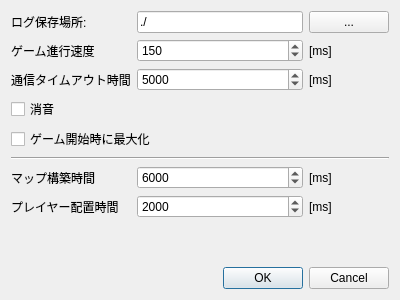
<?xml version="1.0" encoding="UTF-8"?>
<ui version="4.0">
 <class>SettingDialog</class>
 <widget class="QDialog" name="SettingDialog">
  <property name="geometry">
   <rect>
    <x>0</x>
    <y>0</y>
    <width>400</width>
    <height>300</height>
   </rect>
  </property>
  <property name="windowTitle">
   <string>Dialog</string>
  </property>
  <layout class="QVBoxLayout" name="verticalLayout">
   <item>
    <layout class="QGridLayout" name="gridLayout">
     <item row="3" column="0" colspan="3">
      <widget class="QCheckBox" name="SilentCheck">
       <property name="whatsThis">
        <string>チェックを入れた場合、BGMは鳴りません。</string>
       </property>
       <property name="text">
        <string>消音</string>
       </property>
      </widget>
     </item>
     <item row="6" column="2">
      <widget class="QLabel" name="label_7">
       <property name="text">
        <string>[ms]</string>
       </property>
      </widget>
     </item>
     <item row="1" column="1">
      <widget class="QSpinBox" name="Gamespeed">
       <property name="whatsThis">
        <string>ゲームの進行速度です。</string>
       </property>
       <property name="minimum">
        <number>1</number>
       </property>
       <property name="maximum">
        <number>10000</number>
       </property>
       <property name="singleStep">
        <number>10</number>
       </property>
       <property name="value">
        <number>150</number>
       </property>
      </widget>
     </item>
     <item row="4" column="0" colspan="3">
      <widget class="QCheckBox" name="MaximumCheck">
       <property name="whatsThis">
        <string>ゲーム開始時にウィンドウを最大化した状態で始めるかを設定できます。</string>
       </property>
       <property name="text">
        <string>ゲーム開始時に最大化</string>
       </property>
      </widget>
     </item>
     <item row="0" column="1">
      <widget class="QLineEdit" name="Log">
       <property name="whatsThis">
        <string>ログの保存場所のパスを設定します。</string>
       </property>
       <property name="text">
        <string>./</string>
       </property>
      </widget>
     </item>
     <item row="6" column="1">
      <widget class="QSpinBox" name="AnimeMapTime">
       <property name="minimum">
        <number>100</number>
       </property>
       <property name="maximum">
        <number>1000000000</number>
       </property>
       <property name="singleStep">
        <number>10</number>
       </property>
       <property name="value">
        <number>6000</number>
       </property>
      </widget>
     </item>
     <item row="2" column="1">
      <widget class="QSpinBox" name="Timeout">
       <property name="enabled">
        <bool>true</bool>
       </property>
       <property name="whatsThis">
        <string>&lt;html&gt;&lt;head/&gt;&lt;body&gt;&lt;p&gt;ゲーム中、通信対象が切断したとみなすまでの待機時間です。&lt;/p&gt;&lt;/body&gt;&lt;/html&gt;</string>
       </property>
       <property name="wrapping">
        <bool>false</bool>
       </property>
       <property name="minimum">
        <number>100</number>
       </property>
       <property name="maximum">
        <number>1000000000</number>
       </property>
       <property name="singleStep">
        <number>10</number>
       </property>
       <property name="value">
        <number>5000</number>
       </property>
      </widget>
     </item>
     <item row="2" column="2">
      <widget class="QLabel" name="label_5">
       <property name="text">
        <string>[ms]</string>
       </property>
      </widget>
     </item>
     <item row="6" column="0">
      <widget class="QLabel" name="label_6">
       <property name="text">
        <string>マップ構築時間</string>
       </property>
      </widget>
     </item>
     <item row="1" column="2">
      <widget class="QLabel" name="label_4">
       <property name="text">
        <string>[ms]</string>
       </property>
      </widget>
     </item>
     <item row="8" column="0" colspan="3">
      <spacer name="verticalSpacer">
       <property name="orientation">
        <enum>Qt::Orientation::Vertical</enum>
       </property>
       <property name="sizeHint" stdset="0">
        <size>
         <width>20</width>
         <height>40</height>
        </size>
       </property>
      </spacer>
     </item>
     <item row="0" column="0">
      <widget class="QLabel" name="label">
       <property name="text">
        <string>ログ保存場所:</string>
       </property>
      </widget>
     </item>
     <item row="0" column="2">
      <widget class="QPushButton" name="pushButton">
       <property name="text">
        <string>...</string>
       </property>
      </widget>
     </item>
     <item row="2" column="0">
      <widget class="QLabel" name="label_3">
       <property name="text">
        <string>通信タイムアウト時間</string>
       </property>
      </widget>
     </item>
     <item row="7" column="0">
      <widget class="QLabel" name="label_8">
       <property name="text">
        <string>プレイヤー配置時間</string>
       </property>
      </widget>
     </item>
     <item row="1" column="0">
      <widget class="QLabel" name="label_2">
       <property name="text">
        <string>ゲーム進行速度</string>
       </property>
      </widget>
     </item>
     <item row="5" column="0" colspan="3">
      <widget class="Line" name="line">
       <property name="orientation">
        <enum>Qt::Orientation::Horizontal</enum>
       </property>
      </widget>
     </item>
     <item row="7" column="1">
      <widget class="QSpinBox" name="AnimeTeamTime">
       <property name="minimum">
        <number>100</number>
       </property>
       <property name="maximum">
        <number>1000000000</number>
       </property>
       <property name="singleStep">
        <number>10</number>
       </property>
       <property name="value">
        <number>2000</number>
       </property>
      </widget>
     </item>
     <item row="7" column="2">
      <widget class="QLabel" name="label_17">
       <property name="text">
        <string>[ms]</string>
       </property>
      </widget>
     </item>
    </layout>
   </item>
   <item>
    <widget class="QDialogButtonBox" name="buttonBox">
     <property name="standardButtons">
      <set>QDialogButtonBox::StandardButton::Cancel|QDialogButtonBox::StandardButton::Ok</set>
     </property>
    </widget>
   </item>
  </layout>
 </widget>
 <tabstops>
  <tabstop>Log</tabstop>
  <tabstop>pushButton</tabstop>
  <tabstop>Gamespeed</tabstop>
  <tabstop>Timeout</tabstop>
  <tabstop>SilentCheck</tabstop>
  <tabstop>MaximumCheck</tabstop>
  <tabstop>AnimeMapTime</tabstop>
  <tabstop>AnimeTeamTime</tabstop>
 </tabstops>
 <resources/>
 <connections>
  <connection>
   <sender>buttonBox</sender>
   <signal>accepted()</signal>
   <receiver>SettingDialog</receiver>
   <slot>accept()</slot>
   <hints>
    <hint type="sourcelabel">
     <x>291</x>
     <y>273</y>
    </hint>
    <hint type="destinationlabel">
     <x>260</x>
     <y>248</y>
    </hint>
   </hints>
  </connection>
  <connection>
   <sender>buttonBox</sender>
   <signal>rejected()</signal>
   <receiver>SettingDialog</receiver>
   <slot>reject()</slot>
   <hints>
    <hint type="sourcelabel">
     <x>337</x>
     <y>282</y>
    </hint>
    <hint type="destinationlabel">
     <x>314</x>
     <y>240</y>
    </hint>
   </hints>
  </connection>
  <connection>
   <sender>pushButton</sender>
   <signal>clicked()</signal>
   <receiver>SettingDialog</receiver>
   <slot>openDirectory()</slot>
   <hints>
    <hint type="sourcelabel">
     <x>364</x>
     <y>37</y>
    </hint>
    <hint type="destinationlabel">
     <x>315</x>
     <y>164</y>
    </hint>
   </hints>
  </connection>
 </connections>
 <slots>
  <slot>openDirectory()</slot>
  <slot>ChangeVolume(int)</slot>
 </slots>
</ui>
